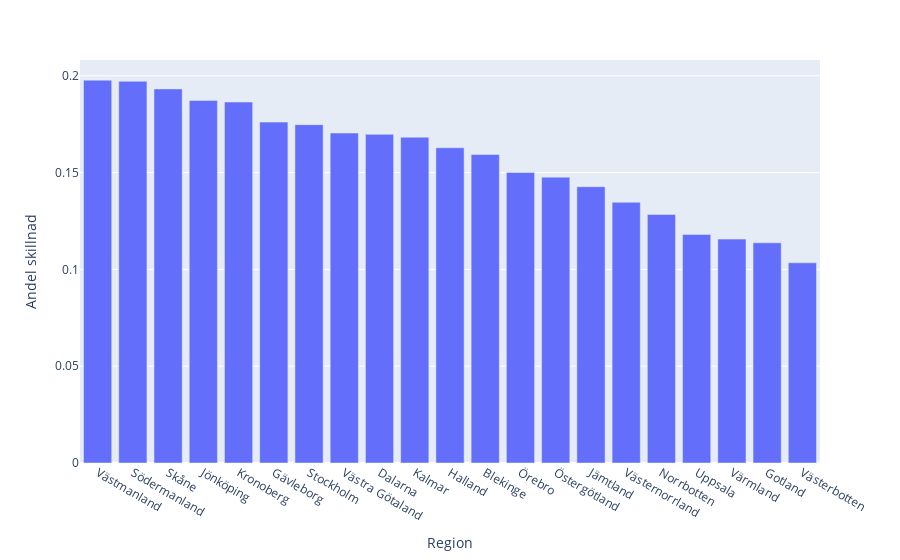

The code cell stored with this chart in its notebook:
### Code cell
vaccination_further_analys = pd.merge(vaccination_yngre_analys, vaccination_äldre_analys, left_index = True, right_index= True) # Jag har valt en sån merge här fär att kunna jämföra andelarna på region
vaccination_further_analys["Andel skillnad"] = vaccination_further_analys["Andel_y"] - vaccination_further_analys["Andel_x"]
vaccination_further_analys = vaccination_further_analys.reset_index()

fig_6 = px.bar(vaccination_further_analys, x ="Region", y ="Andel skillnad")
fig_6.update_layout(xaxis={'categoryorder':'total descending'})
fig_6.show()
fig_6.write_html("Data/html/andel_aldgrupp_skillnad.html")

### Figure 1 — Plotly figure (JSON) as saved in the notebook; plotly's stock layout.template omitted (floating-point values rounded to 4 significant figures)
{"data": [{"alignmentgroup": "True", "hovertemplate": "Region=%{x}<br>Andel skillnad=%{y}<extra></extra>", "legendgroup": "", "marker": {"color": "#636efa", "pattern": {"shape": ""}}, "name": "", "offsetgroup": "", "orientation": "v", "showlegend": false, "textposition": "auto", "type": "bar", "x": ["Blekinge", "Dalarna", "Gotland", "Gävleborg", "Halland", "Jämtland", "Jönköping", "Kalmar", "Kronoberg", "Norrbotten", "Skåne", "Stockholm", "Södermanland", "Uppsala", "Värmland", "Västerbotten", "Västernorrland", "Västmanland", "Västra Götaland", "Örebro", "Östergötland"], "xaxis": "x", "y": [0.1593, 0.1697, 0.1137, 0.1761, 0.1628, 0.1427, 0.1873, 0.1683, 0.1864, 0.1284, 0.1932, 0.1748, 0.1972, 0.1181, 0.1156, 0.1034, 0.1347, 0.1977, 0.1704, 0.1501, 0.1476], "yaxis": "y"}], "layout": {"barmode": "relative", "legend": {"tracegroupgap": 0}, "margin": {"t": 60}, "xaxis": {"anchor": "y", "categoryorder": "total descending", "domain": [0, 1], "title": {"text": "Region"}}, "yaxis": {"anchor": "x", "domain": [0, 1], "title": {"text": "Andel skillnad"}}}}
